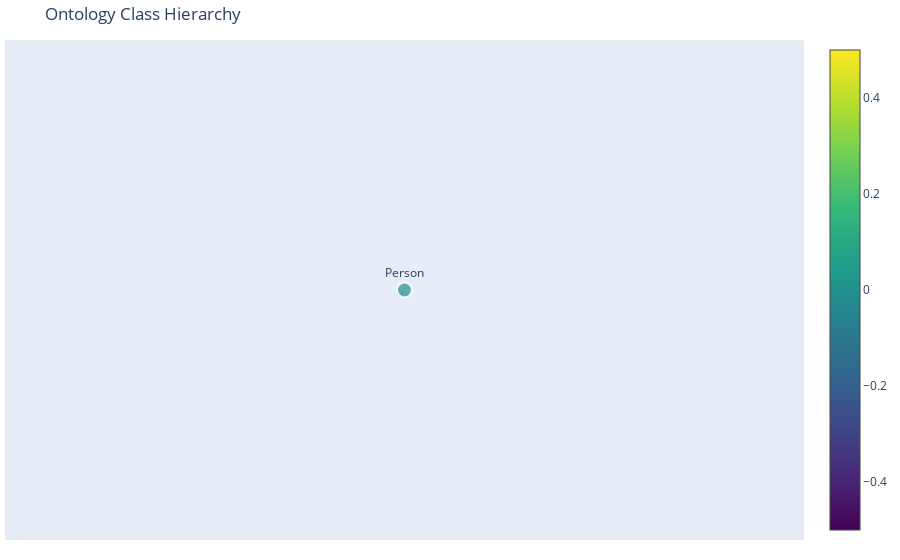
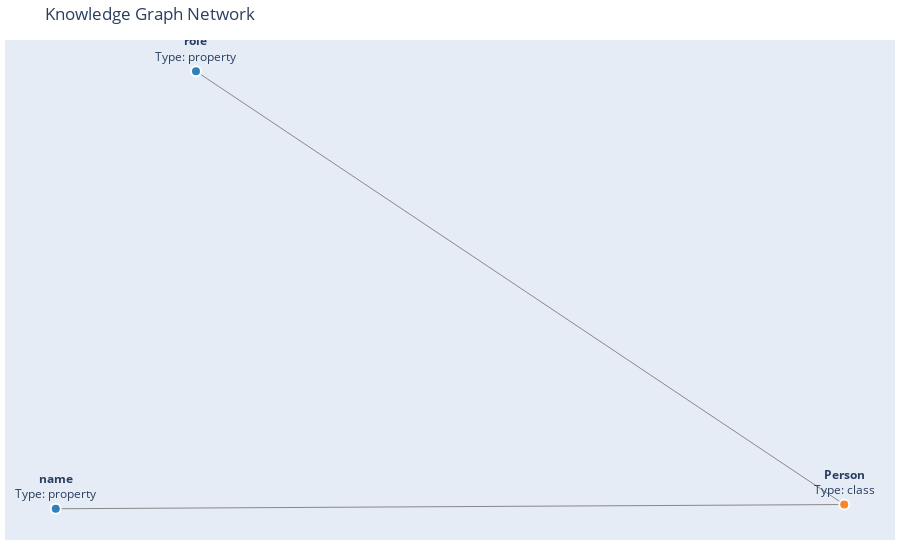
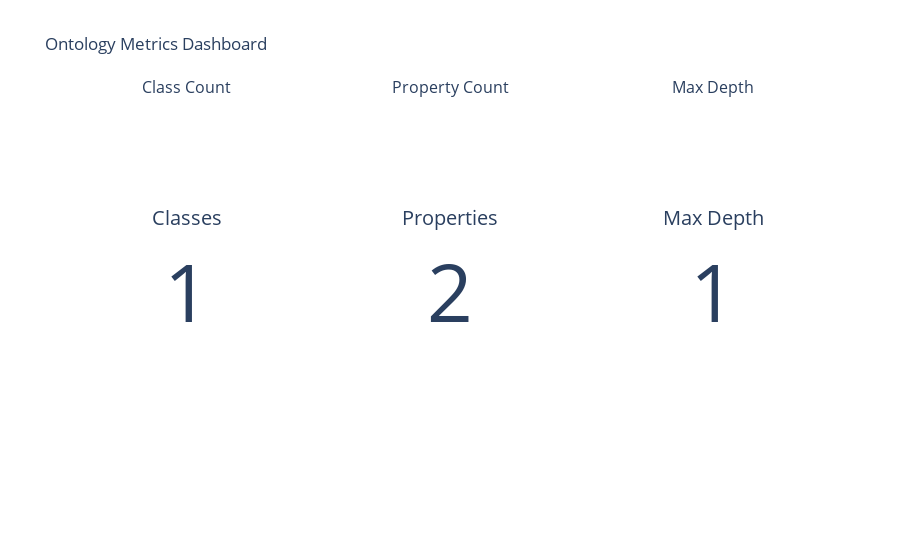

The cell these charts' notebook holds for them, in order:
### Markdown cell above
---

## Visualization

A picture is worth a thousand triplets! The `OntologyVisualizer` lets you explore your ontology's structure interactively.

We can visualize:
*   **Class Hierarchies**: Tree diagrams of class inheritance.
*   **Structure Networks**: The full graph of classes and properties.
*   **Metrics Dashboards**: High-level stats at a glance.

### Code cell
from semantica.visualization import OntologyVisualizer

viz = OntologyVisualizer()

# 1. Interactive Class Hierarchy
# Returns a Plotly figure you can interact with
fig_hierarchy = viz.visualize_hierarchy(ontology, output="interactive")
if fig_hierarchy:
    fig_hierarchy.show()

# 2. Ontology Structure Network
# See how classes and properties connect
fig_structure = viz.visualize_structure(ontology, output="interactive")
if fig_structure:
    fig_structure.show()

# 3. Metrics Dashboard
# View counts, depths, and statistics
fig_metrics = viz.visualize_metrics(ontology, output="interactive")
if fig_metrics:
    fig_metrics.show()

### Figure 1 — Plotly figure (JSON) as saved in the notebook; plotly's stock layout.template omitted (floating-point values rounded to 4 significant figures)
{"data": [{"hoverinfo": "none", "line": {"color": "#888", "width": 2}, "mode": "lines", "type": "scatter", "x": [], "y": []}, {"hoverinfo": "text", "hovertext": ["<b>Person</b><br>Level: 0"], "marker": {"color": [0], "colorscale": [[0, "#440154"], [0.1111, "#482878"], [0.2222, "#3e4989"], [0.3333, "#31688e"], [0.4444, "#26828e"], [0.5556, "#1f9e89"], [0.6667, "#35b779"], [0.7778, "#6ece58"], [0.8889, "#b5de2b"], [1, "#fde725"]], "line": {"color": "white", "width": 2}, "showscale": true, "size": [15]}, "mode": "markers+text", "text": ["Person"], "textposition": "top center", "type": "scatter", "x": [0.5], "y": [0]}], "layout": {"hovermode": "closest", "margin": {"b": 20, "l": 5, "r": 5, "t": 40}, "showlegend": false, "title": {"text": "Ontology Class Hierarchy"}, "xaxis": {"showgrid": false, "showticklabels": false, "zeroline": false}, "yaxis": {"showgrid": false, "showticklabels": false, "zeroline": false}}}

### Figure 2 — Plotly figure (JSON) as saved in the notebook; plotly's stock layout.template omitted (floating-point values rounded to 4 significant figures)
{"data": [{"hoverinfo": "none", "line": {"color": "#888", "width": 1}, "mode": "lines", "type": "scatter", "x": [-0.7079, 0.5096, null, -0.4914, 0.5096, null], "y": [-0.8605, -0.8426, null, 1, -0.8426, null]}, {"hoverinfo": "text", "marker": {"color": ["#ff7f0e", "#1f77b4", "#1f77b4"], "line": {"color": "white", "width": 2}, "opacity": 0.9, "size": [10, 10, 10]}, "mode": "markers+text", "text": ["<b>Person</b><br>Type: class", "<b>name</b><br>Type: property", "<b>role</b><br>Type: property"], "textposition": "top center", "type": "scatter", "x": [0.5096, -0.7079, -0.4914], "y": [-0.8426, -0.8605, 1]}], "layout": {"hovermode": "closest", "margin": {"b": 20, "l": 5, "r": 5, "t": 40}, "showlegend": false, "title": {"text": "Knowledge Graph Network"}, "xaxis": {"showgrid": false, "showticklabels": false, "zeroline": false}, "yaxis": {"showgrid": false, "showticklabels": false, "zeroline": false}}}

### Figure 3 — Plotly figure (JSON) as saved in the notebook; plotly's stock layout.template omitted (floating-point values rounded to 4 significant figures)
{"data": [{"domain": {"x": [0, 0.2889], "y": [0, 1]}, "mode": "number", "title": {"text": "Classes"}, "type": "indicator", "value": 1}, {"domain": {"x": [0.3556, 0.6444], "y": [0, 1]}, "mode": "number", "title": {"text": "Properties"}, "type": "indicator", "value": 2}, {"domain": {"x": [0.7111, 1], "y": [0, 1]}, "mode": "number", "title": {"text": "Max Depth"}, "type": "indicator", "value": 1}], "layout": {"annotations": [{"font": {"size": 16}, "showarrow": false, "text": "Class Count", "x": 0.1444, "xanchor": "center", "xref": "paper", "y": 1, "yanchor": "bottom", "yref": "paper"}, {"font": {"size": 16}, "showarrow": false, "text": "Property Count", "x": 0.5, "xanchor": "center", "xref": "paper", "y": 1, "yanchor": "bottom", "yref": "paper"}, {"font": {"size": 16}, "showarrow": false, "text": "Max Depth", "x": 0.8556, "xanchor": "center", "xref": "paper", "y": 1, "yanchor": "bottom", "yref": "paper"}], "title": {"text": "Ontology Metrics Dashboard"}}}
